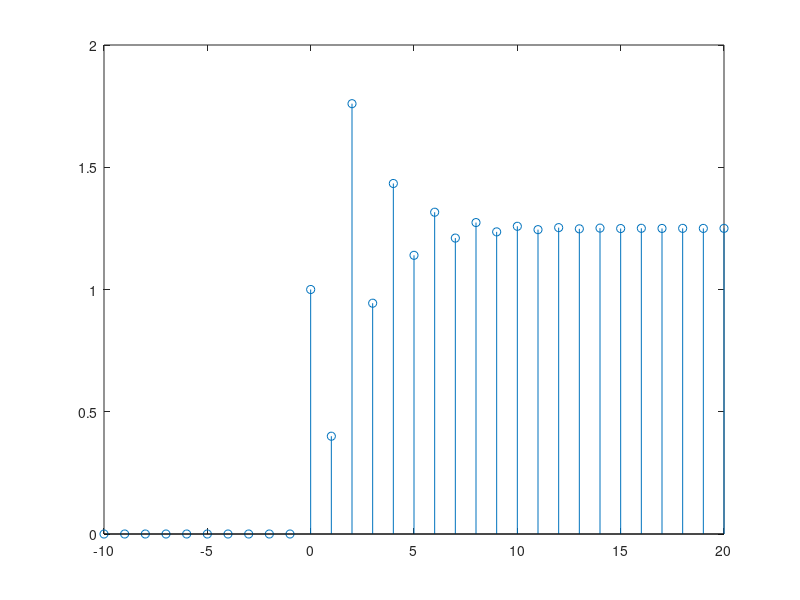

Write MATLAB code to recreate this figure.
clc
close all
clear all
n = -10:20;
x = (n>=0);

y1 = zeros(1,length(n));
y2 = y1;

for i = 2:length(n)
    y1(i) = x(i)-0.6*y1(i-1);
end

for i=3:length(n)
    y2(i) =x(i-2)-0.6*y2(i-1);
end

y = y1+y2

figure(1)
stem(n,y);